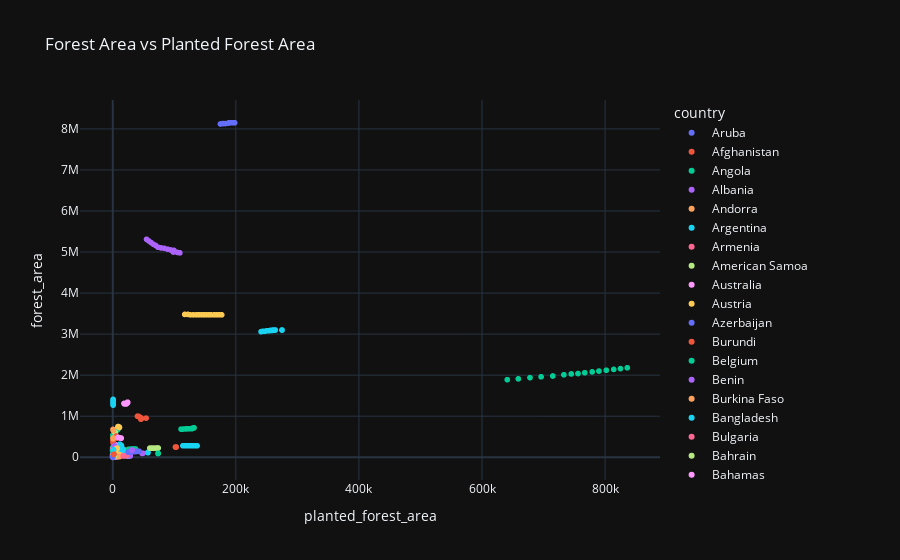

Notebook cell for this chart:
### Code cell
# merge forest_area_long and planted_forest_area_long on country and year
forest_planted_merged = pd.merge(forest_area_long, planted_forest_area_long, on=['country', 'year'], how='inner').dropna()
forest_planted_merged

# plot forest_area against planted_forest_area
fig = px.scatter(forest_planted_merged, x='planted_forest_area', y='forest_area', color='country', template='plotly_dark', title='Forest Area vs Planted Forest Area')

# toggle visibility off by default
# for trace in fig.data:
#     trace.visible = 'legendonly'
    
fig.show()
